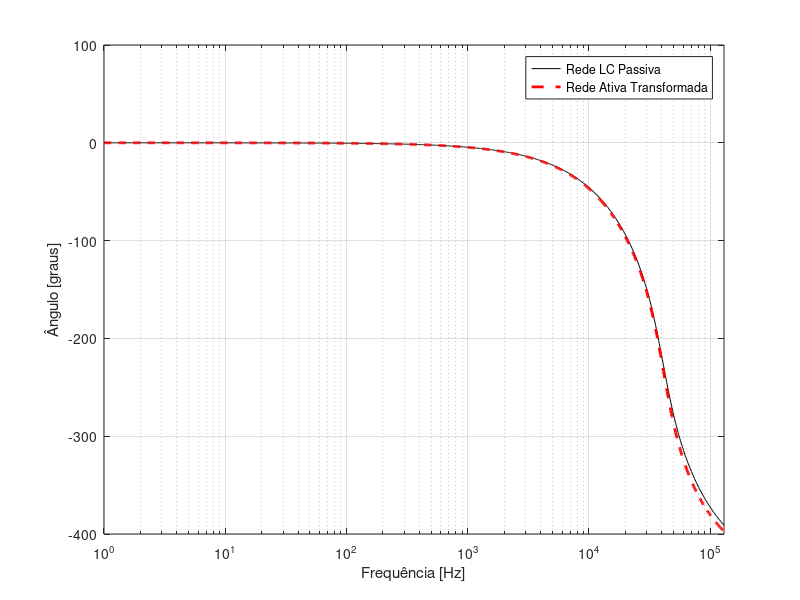

This figure's MATLAB source:
function plotDataLTSpice()
    clc;clear all;

    % Importing data from LTSpice
    data = load('passabaixaslc.txt');
    data2 = load('passabaixaativo.txt');
   
    % Magnitude, since we exported it as a Real + Img, not as dB/Phase
    mag_circuit = abs(data(:,2) + i*data(:,3))
    mag_circuit2 = abs(data2(:,2) + i*data2(:,3))
    
    % Plotting magnitude
    figure
    semilogx(data(:,1),20*log10(mag_circuit),'k',data2(:,1),20*log10(mag_circuit2),'r--','linewidth',2)
    xlim([1e0 130e3])
    ylim([-80 10])
    legend('Rede LC Passiva','Rede Ativa Transformada')
    xlabel('Frequência [Hz]');
    ylabel('Magnitude [dB]');
    grid on
    
    % Plotting the phase
    % Calculate the phase from the imported data
    phase = rad2deg(unwrap(angle(data(:,2) + i*data(:,3))));
    phase2 = rad2deg(unwrap(angle(data2(:,2) + i*data2(:,3))));
    
    semilogx(data(:,1),phase,'k',data(:,1),phase2,'--r','linewidth',2)
    xlim([1e0 130e3])
    legend('Rede LC Passiva','Rede Ativa Transformada')
    xlabel('Frequência [Hz]');
    ylabel('Ângulo [graus]');
    grid on
   
    
    
    %saveas(gcf,'magnitude.png');
end
